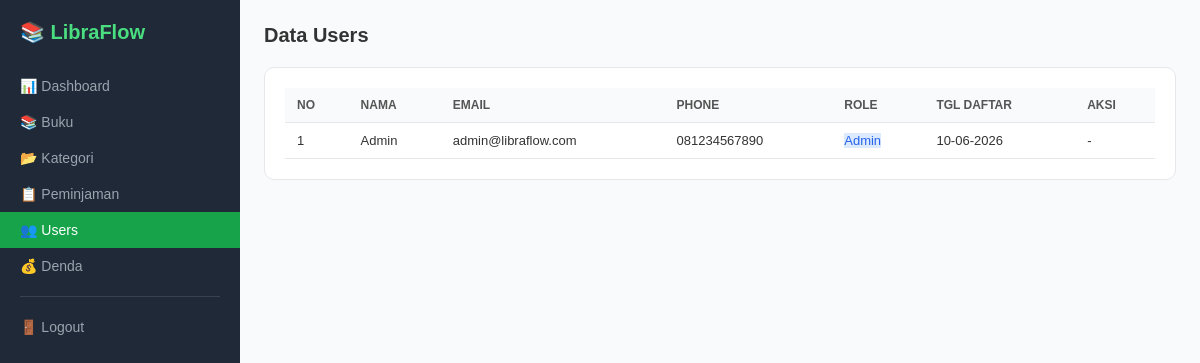
The page /admin/users.php (signed in) on the database its author committed.
### tables this page shows
CREATE TABLE users (
    user_id INT AUTO_INCREMENT PRIMARY KEY,
    name VARCHAR(100) NOT NULL,
    email VARCHAR(100) NOT NULL UNIQUE,
    password VARCHAR(255) NOT NULL,
    phone VARCHAR(20),
    role ENUM('admin','member') DEFAULT 'member',
    created_at TIMESTAMP DEFAULT CURRENT_TIMESTAMP
);

### admin/users.php (the view, shortened to what this page needs)
<?php
require_once '../config/database.php';
?>
<!DOCTYPE html>
<html lang='id'>
<head>
    <link rel='stylesheet' href='/ALP-WP/assets/css/style.css'>
</head>
<body>
<div class='dashboard'>
        <div class='sidebar'>
        <div class='logo'>📚 LibraFlow</div>
        <div class='sidebar-menu'>
            <a href='dashboard.php' class=''>📊 Dashboard</a>
            <a href='buku.php' class=''>📚 Buku</a>
            <a href='kategori.php' class=''>📂 Kategori</a>
            <a href='peminjaman.php' class=''>📋 Peminjaman</a>
            <a href='users.php' class='active'>👥 Users</a>
            <a href='denda.php' class=''>💰 Denda</a>
            <div class='sidebar-divider'></div>
            <a href='../logout.php'>🚪 Logout</a>
        </div>
    </div>
<div class='main-content'>
        <div class='page-header'>
            <h2>Data Users</h2>
        </div>
        <div class='card'>
            <table>
                <thead>
                    <tr>
                        <th>No</th>
                        <th>Nama</th>
                        <th>Email</th>
                        <th>Phone</th>
                        <th>Role</th>
                        <th>Tgl Daftar</th>
                        <th>Aksi</th>
                    </tr>
                </thead>
                <tbody>
                    <?php
                    $query = mysqli_query($conn, "SELECT * FROM users ORDER BY user_id DESC");
                    $no = 1;
                    while ($row = mysqli_fetch_assoc($query)):
                    ?>
                    <tr>
                        <td><?= $no++ ?></td>
                        <td><?= htmlspecialchars($row['name']) ?></td>
                        <td><?= htmlspecialchars($row['email']) ?></td>
                        <td><?= htmlspecialchars($row['phone']) ?></td>
                        <td>
                            <?php if ($row['role'] == 'admin'): ?>
                                <span class='badge-blue'>Admin</span>
                            <?php else: ?>
                                <span class='badge-green'>Member</span>
                            <?php endif; ?>
                        </td>
                        <td><?= date('d-m-Y', strtotime($row['created_at'])) ?></td>
                        <td>
                            <?php if ($row['role'] != 'admin'): ?>
                                <div class='aksi'>
                                    <a href='hapus_user.php?id=<?= $row['user_id'] ?>' class='btn-danger btn-kecil' onclick="return confirm('Yakin hapus user ini?')">Hapus</a>
                                </div>
                            <?php else: ?>
                                <div class='aksi'>-</div>
                            <?php endif; ?>
                        </td>
                    </tr>
                    <?php endwhile; ?>
                </tbody>
            </table>
        </div>
    </div>
</div>
</body>
</html>

### assets/css/style.css (style rules this page uses)
* { margin: 0; padding: 0; box-sizing: border-box; }
body { font-family: Arial, sans-serif; color: #333; background: #fff; }
a { text-decoration: none; color: inherit; }
.logo { font-size: 20px; font-weight: bold; color: #16a34a; }
.dashboard { display: flex; min-height: 100vh; }
.sidebar { width: 240px; background: #1f2937; color: #d1d5db; padding: 20px 0; flex-shrink: 0; }
.sidebar .logo { color: #4ade80; padding: 0 20px; margin-bottom: 24px; }
.sidebar-menu { display: flex; flex-direction: column; }
.sidebar-menu a { padding: 10px 20px; font-size: 14px; color: #9ca3af; display: flex; align-items: center; gap: 10px; transition: all 0.2s; }
.sidebar-menu a.active { background: #16a34a; color: #fff; }
.sidebar-divider { height: 1px; background: #374151; margin: 12px 20px; }
.main-content { flex: 1; background: #f9fafb; padding: 24px; }
.card { background: #fff; border: 1px solid #e5e7eb; border-radius: 10px; padding: 20px; margin-bottom: 20px; }
table { width: 100%; border-collapse: collapse; }
table th, table td { padding: 10px 12px; text-align: left; border-bottom: 1px solid #e5e7eb; font-size: 13px; }
table th { background: #f9fafb; font-weight: bold; color: #555; font-size: 12px; text-transform: uppercase; }
.badge-blue { background: #dbeafe; color: #2563eb; }
.aksi { display: flex; gap: 6px; }
.page-header { display: flex; justify-content: space-between; align-items: center; margin-bottom: 20px; }
.page-header h2 { font-size: 20px; }

### rows shown on the page
users: name "Admin", email "admin@libraflow.com", phone "081234567890", role "Admin", created_at "10-06-2026"
